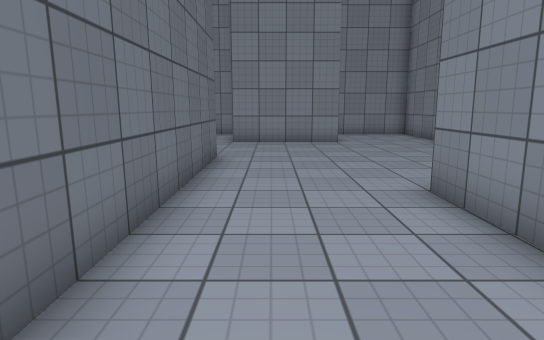
view 1 (above)

21 first-person views from a walk through a scene from a Unity 3-D project. The camera is 1.3 m above the floor, tilts 10° down and sees 75° across. The floor is counted in squares, 1 m on a side. Each view is taken from the middle of a square. On the plan, view 1 faces up. The plan holds only what a view shows up to about 15 squares ahead; the rest is blank. The place goes on beyond the plan. Surface patterns are stand-ins for the level's own textures.

view 2
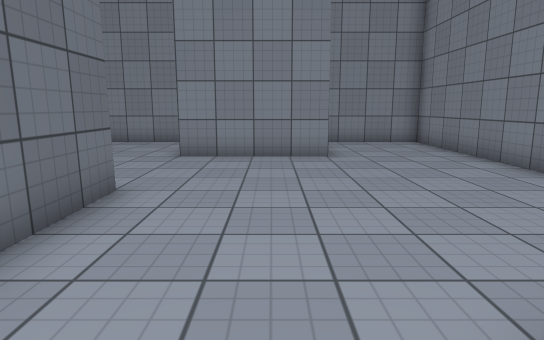

view 3
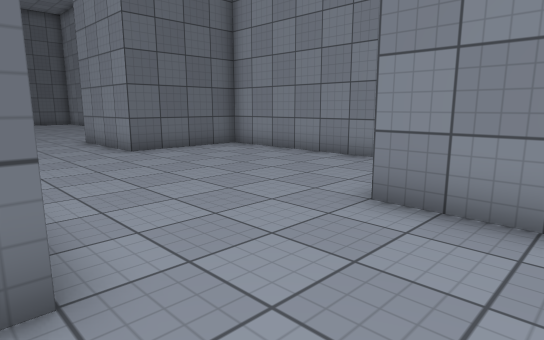

view 4
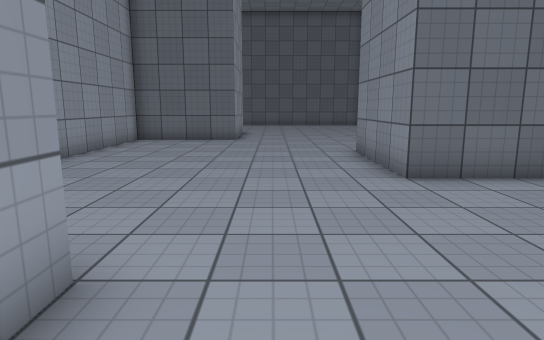

view 5
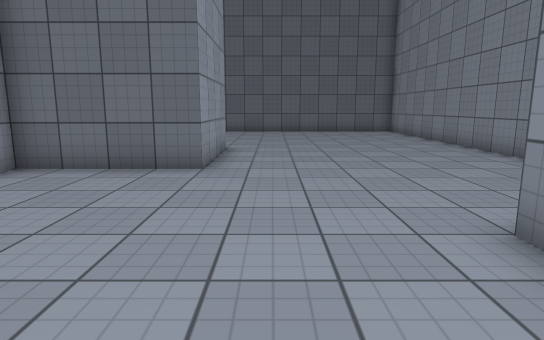

view 6
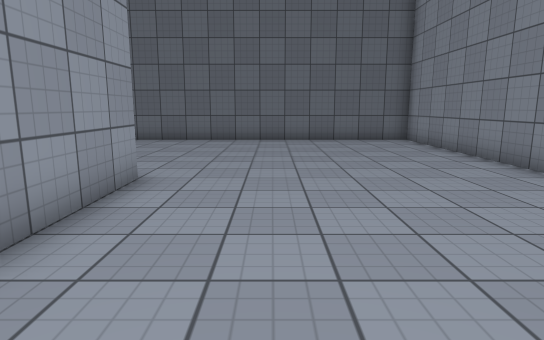

view 7
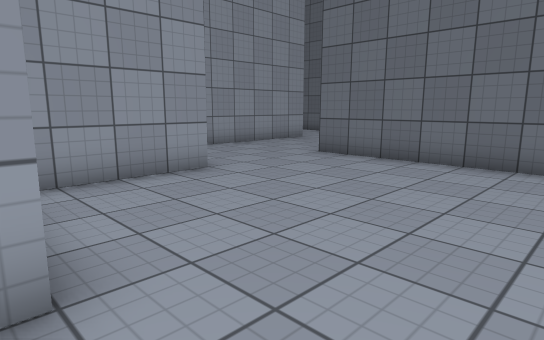

view 8
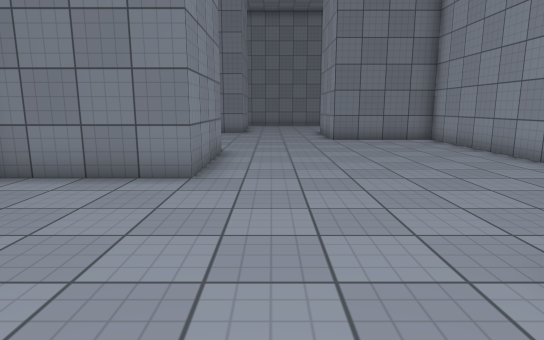

view 9
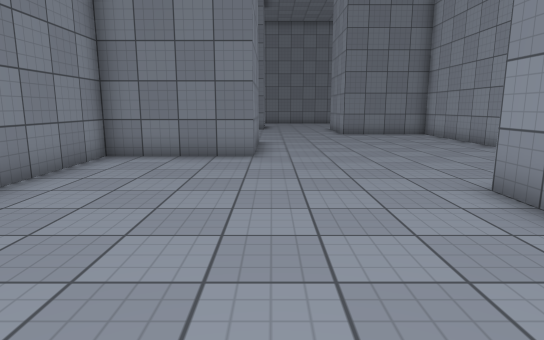

view 10
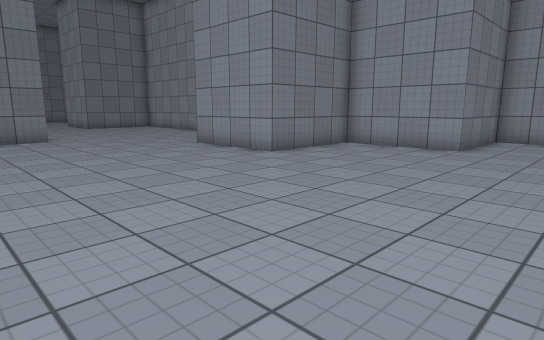

view 11
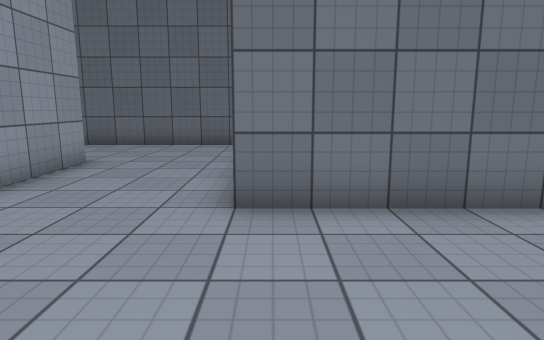

view 12
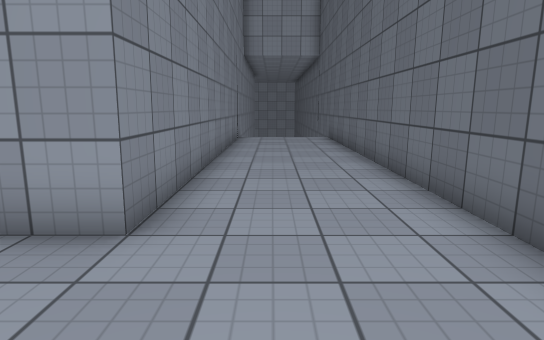

view 13
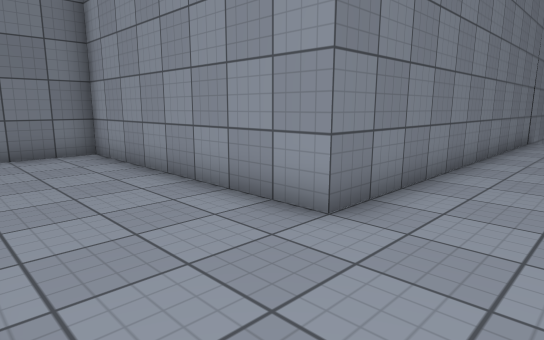

view 14
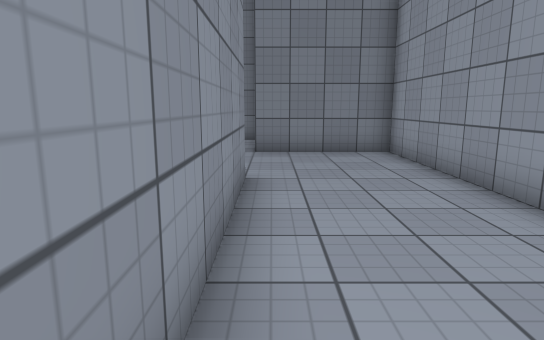

view 15
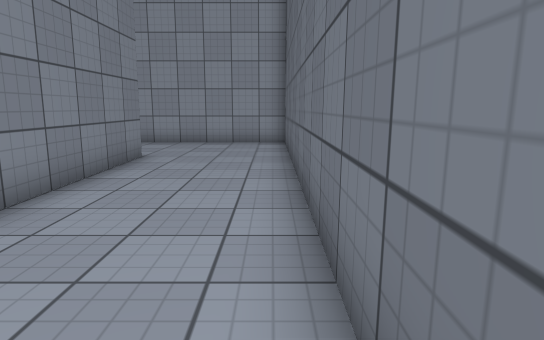

view 16
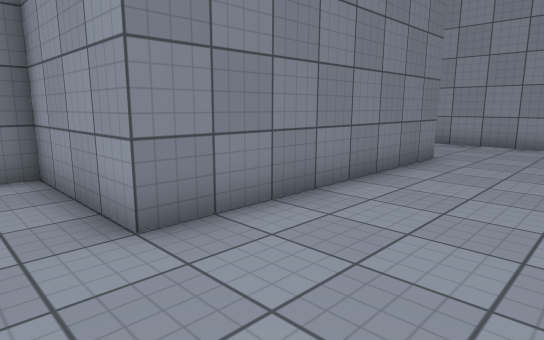

view 17
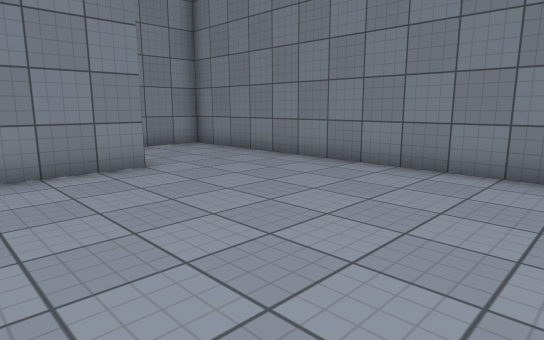

view 18
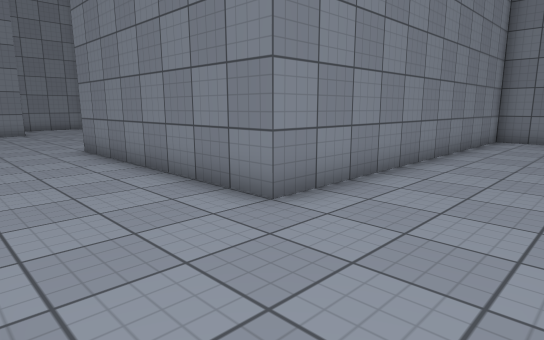

view 19
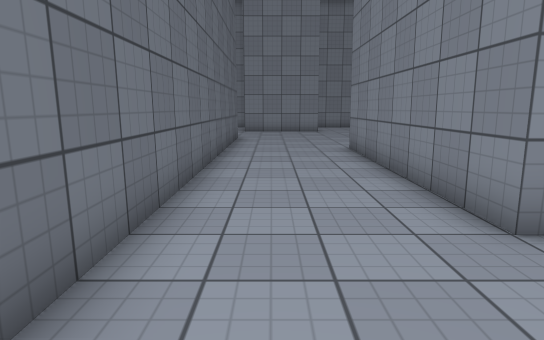

view 20
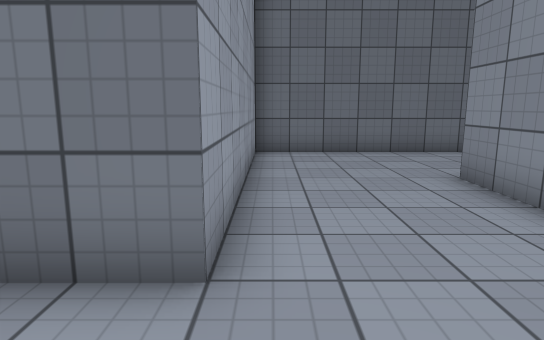

view 21
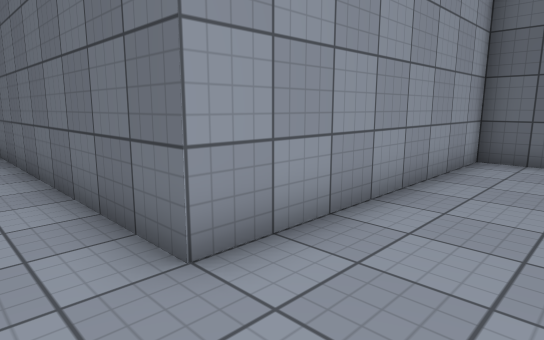

### Floor plan
Points are (right, up) in squares from view 1. A wall is a line through its corners. A room is listed if a view was taken in it or the views show most of it. See-through windows are left out.
Room 1 (views 1, 2, 3, 4, 5, 6, 7, 8, 9, 10, 11, 12, 13, 14, 15, 16, 17, 18, 19, 20, 21)
walls: (-1.5, 9.6) (-1.5, -6.5) (6.5, -6.5) (6.5, -9.5); (-19, 17.5) (-29.5, 17.5) (-29.5, 5.5) (-35.5, 5.5); (-2.5, 17.5) (-9.5, 17.5) (-9.5, 13.5) (-13.5, 13.5) (-13.5, 17.5) (-17.2, 17.5); (2.6, 13.5) (-1.5, 13.5); (9.5, -2.5) (2.5, -2.5) (2.5, 5.5) (6.5, 5.5) (6.5, 17.5) (3.1, 17.5); (-37.5, 4.6) (-37.5, -9.5); (-33.5, -9.5) (-33.5, 1.5) (-25.5, 1.5) (-25.5, 5.5) (-21.5, 5.5) (-21.5, 9.5) (-17.5, 9.5) (-17.5, 5.5) (-5.5, 5.5) (-5.5, 9.5) (-4.6, 9.5)

Positions as (right, up) in squares from view 1, and headings:
1: (0, 0), facing up
2: (1, 4), facing up
3: (1, 9), facing up-left
4: (-3, 11), facing left
5: (-10, 11), facing left
6: (-15, 12), facing left
7: (-21, 12), facing down-left
8: (-20, 12), facing right
9: (-23, 13), facing right
10: (-29, 17), facing down-right
11: (-25, 6), facing left
12: (-35, 5), facing down
13: (-36, 5), facing down-right
14: (-36, 5), facing right
15: (-1, 7), facing down
16: (-1, 7), facing down-right
17: (-1, 6), facing up-right
18: (-1, -6), facing up-right
19: (0, -6), facing up
20: (9, -6), facing left
21: (8, -4), facing down-left
